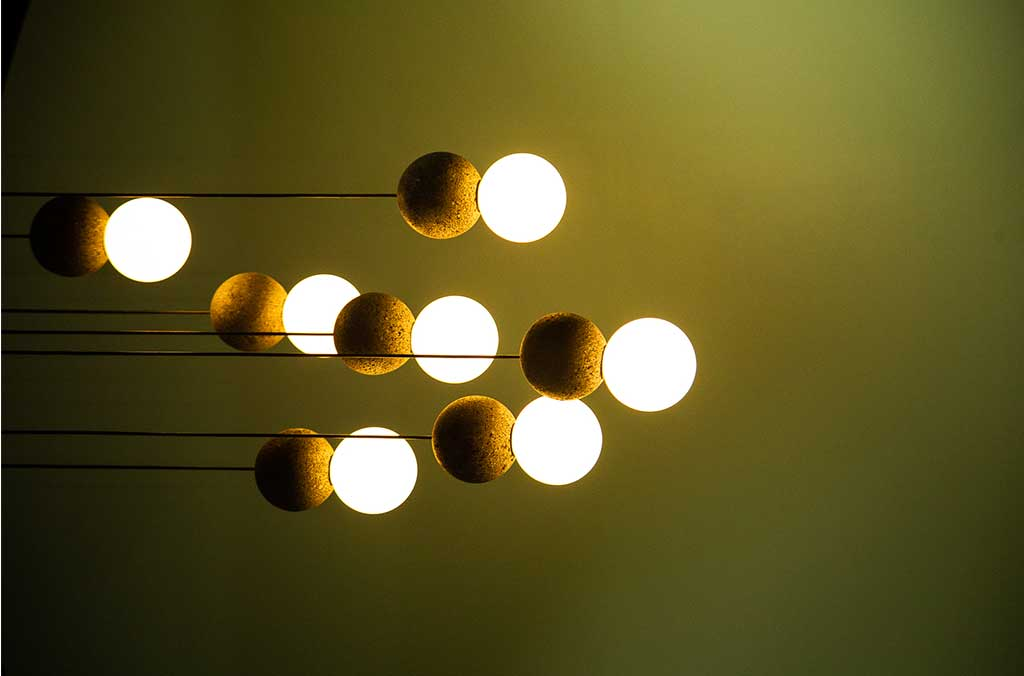
#> input picture Bordes y Hough/focos.jpg, 1024 x 676 px
$ python hough_space.py
#> lines starting #> are read from the running program, lines starting #| are printed output that depends on the picture; after the words box and inside, x2 and y2 are one past the last pixel; in counts of white or black regions, pixels touching at a corner belong together
import cv2
import numpy as np
import matplotlib.pyplot as plt

# Cargar la imagen
imagen = cv2.imread("focos.jpg")
#> imagen is the input picture: shape (676, 1024, 3); mean B, G, R 36.8, 86.9, 94

# Redimensionar la imagen (por ejemplo, a la mitad de su tamaño)
imagen_reducida = cv2.resize(imagen, (0, 0), fx=0.5, fy=0.5)

# Convertir la imagen reducida a escala de grises
imagen_gris = cv2.cvtColor(imagen_reducida, cv2.COLOR_BGR2GRAY)
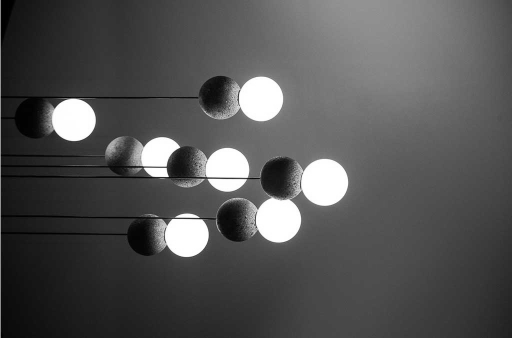
#> imagen_gris: shape (338, 512); min 0, max 255, mean 83.4

# Aplicar el filtro Canny para detectar bordes
bordes = cv2.Canny(imagen_gris, 100, 200)
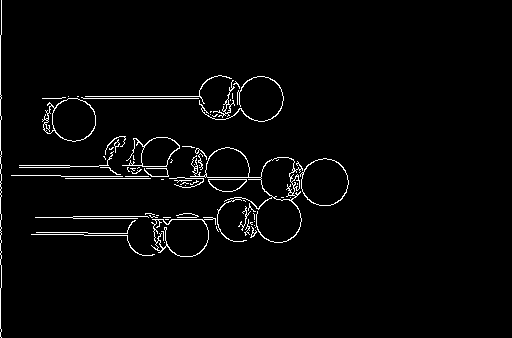
#> bordes: shape (338, 512); 2.5% white in thin lines or dots, all inside (x1, y1, x2, y2) = (0, 0, 349, 338)

# Aplicar la Transformada de Hough para detectar líneas
lineas = cv2.HoughLines(bordes, rho=1, theta=np.pi/180, threshold=50)
#> lineas = 109 rows, first 8: [0, 0], [98, 1.57], [216, 1.59], [176, 1.57], [175, 1.59], [96, 1.57], [178, 1.57], [218, 1.55]

# Crear una copia de la imagen para dibujar las líneas
dibujada = imagen_reducida.copy()

# Dibujar las líneas detectadas en la imagen
if lineas is not None:
    for linea in lineas:
        rho, theta = linea[0]
        a = np.cos(theta)
        b = np.sin(theta)
        x0 = a * rho
        y0 = b * rho
        x1 = int(x0 + 1000 * (-b))
        y1 = int(y0 + 1000 * (a))
        x2 = int(x0 - 1000 * (-b))
        y2 = int(y0 - 1000 * (a))
        cv2.line(dibujada, (x1, y1), (x2, y2), (0, 255, 0), 2)
#> this loop made 109 passes
#> (rho, theta, a, b, x0, y0, x1, y1) on passes 1 to 12: (0, 0, 1, 0, 0, 0, 0, 1000), (98, 1.57, -4.37e-08, 1, -4.28e-06, 98, -1000, 97), (216, 1.59, -0.0175, 1, -3.77, 216, -1003, 198), (176, 1.57, -4.37e-08, 1, -7.69e-06, 176, -1000, 175), (175, 1.59, -0.0175, 1, -3.05, 175, -1002, 157), (96, 1.57, -4.37e-08, 1, -4.2e-06, 96, -1000, 95), (178, 1.57, -4.37e-08, 1, -7.78e-06, 178, -1000, 177), (218, 1.55, 0.0175, 1, 3.8, 218, -996, 235), (233, 1.59, -0.0175, 1, -4.07, 233, -1003, 215), (235, 1.55, 0.0175, 1, 4.1, 235, -995, 252), (231, 1.59, -0.0175, 1, -4.03, 231, -1003, 213), (165, 1.57, -4.37e-08, 1, -7.21e-06, 165, -1000, 164)
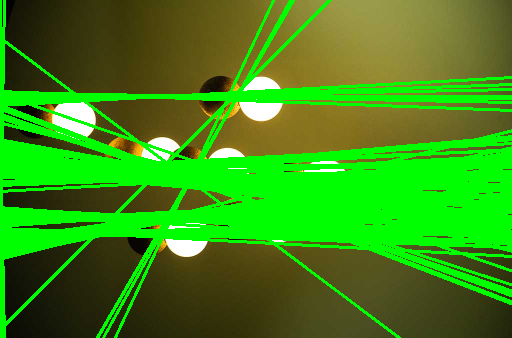
#> dibujada: shape (338, 512, 3); mean B, G, R 20.6, 142, 58.9

# Graficar el espacio de Hough
hough_space = np.zeros((180, int(bordes.shape[0] + bordes.shape[1])), dtype=np.uint8)
if lineas is not None:
    for linea in lineas:
        rho, theta = linea[0]
        theta_deg = int(np.degrees(theta))
        rho_index = int(rho + (bordes.shape[0] + bordes.shape[1]) / 2)  # Asegurar índice positivo
        hough_space[theta_deg, rho_index] = 255
#> this loop made 109 passes
#> linea on passes 26 to 37: [[213, 1.61]], [[2, 3.12]], [[219, 1.54]], [[161, 1.66]], [[232, 1.57]], [[215, 1.61]], [[164, 1.64]], [[102, 1.54]], [[234, 1.57]], [[158, 1.66]], [[176, 1.52]], [[233, 1.55]]
#> (rho, theta, theta_deg, rho_index) on passes 1 to 6: (0, 0, 0, 425), (98, 1.57, 90, 523), (216, 1.59, 90, 641), (176, 1.57, 90, 601), (175, 1.59, 90, 600), (96, 1.57, 90, 521)
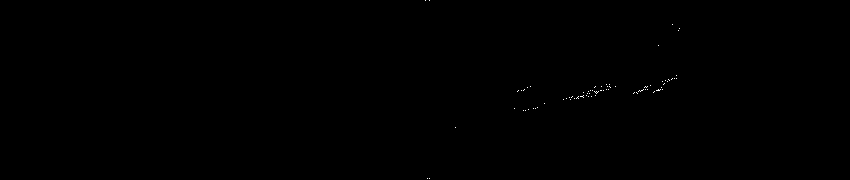
#> hough_space: shape (180, 850); 0.07% white in thin lines or dots, all inside (x1, y1, x2, y2) = (425, 0, 680, 179)

# Mostrar la imagen con líneas detectadas y el espacio de Hough
plt.figure(figsize=(10, 5))

# Imagen original con líneas
plt.subplot(1, 2, 1)
plt.title("Líneas detectadas")
plt.imshow(cv2.cvtColor(dibujada, cv2.COLOR_BGR2RGB))
plt.axis("off")

# Espacio de Hough
plt.subplot(1, 2, 2)
plt.title("Espacio de Hough")
plt.imshow(hough_space, cmap="gray", aspect="auto", extent=[-hough_space.shape[1]/2, hough_space.shape[1]/2, 180, 0])
plt.xlabel("\u03C1 (Distancia)")
plt.ylabel("\u03B8 (Ángulo en grados)")

plt.tight_layout()
plt.show()
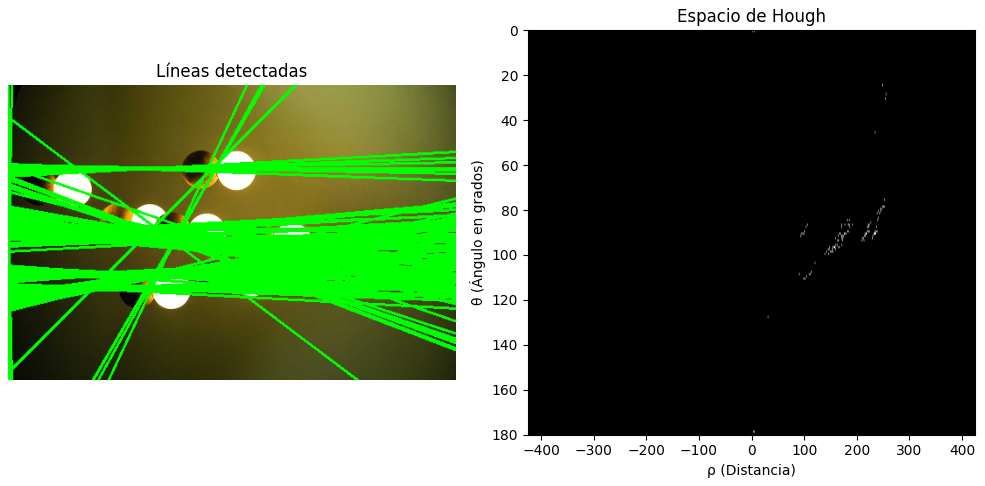
#> figure drawn by matplotlib, 2 panels
